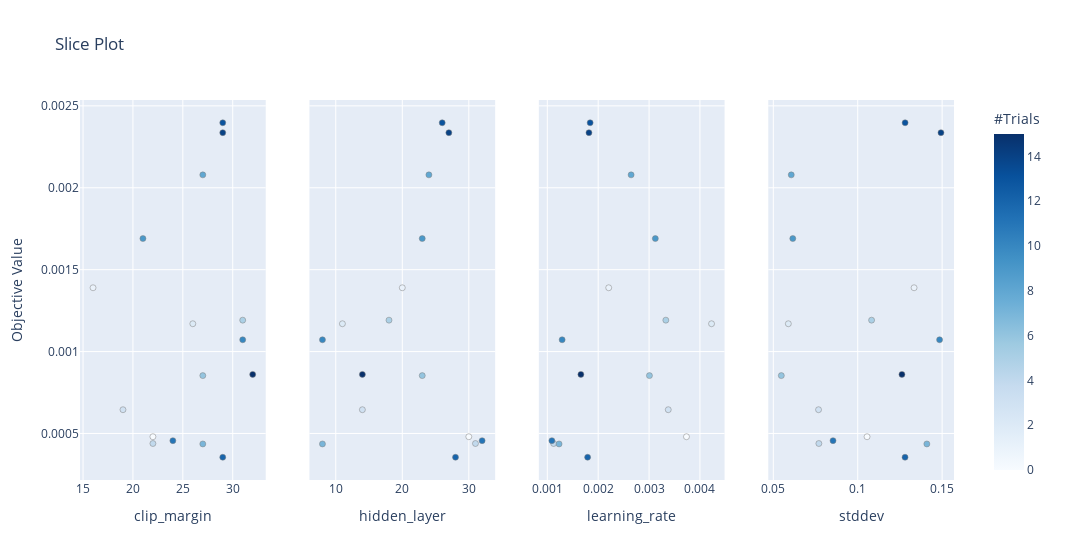

The notebook cell this image was saved under:
### Code cell
optuna.visualization.plot_slice(study_3)

### Figure 1 — Plotly figure (JSON) as saved in the notebook; plotly's stock layout.template omitted (floating-point values rounded to 4 significant figures)
{"data": [{"marker": {"color": [0, 1, 2, 3, 4, 5, 6, 7, 8, 9, 10, 11, 12, 13, 14, 15], "colorbar": {"title": {"text": "#Trials"}, "x": 1, "xpad": 40}, "colorscale": [[0, "rgb(247,251,255)"], [0.125, "rgb(222,235,247)"], [0.25, "rgb(198,219,239)"], [0.375, "rgb(158,202,225)"], [0.5, "rgb(107,174,214)"], [0.625, "rgb(66,146,198)"], [0.75, "rgb(33,113,181)"], [0.875, "rgb(8,81,156)"], [1, "rgb(8,48,107)"]], "line": {"color": "Grey", "width": 0.5}, "showscale": true}, "mode": "markers", "showlegend": false, "type": "scatter", "x": [22, 16, 26, 19, 22, 31, 27, 27, 27, 21, 31, 24, 29, 29, 29, 32], "xaxis": "x", "y": [0.0004802, 0.001389, 0.00117, 0.0006451, 0.0004388, 0.001192, 0.0008532, 0.0004361, 0.002079, 0.00169, 0.001072, 0.0004562, 0.0003549, 0.002397, 0.002336, 0.0008607], "yaxis": "y"}, {"marker": {"color": [0, 1, 2, 3, 4, 5, 6, 7, 8, 9, 10, 11, 12, 13, 14, 15], "colorbar": {"title": {"text": "#Trials"}, "x": 1, "xpad": 40}, "colorscale": [[0, "rgb(247,251,255)"], [0.125, "rgb(222,235,247)"], [0.25, "rgb(198,219,239)"], [0.375, "rgb(158,202,225)"], [0.5, "rgb(107,174,214)"], [0.625, "rgb(66,146,198)"], [0.75, "rgb(33,113,181)"], [0.875, "rgb(8,81,156)"], [1, "rgb(8,48,107)"]], "line": {"color": "Grey", "width": 0.5}, "showscale": false}, "mode": "markers", "showlegend": false, "type": "scatter", "x": [30, 20, 11, 14, 31, 18, 23, 8, 24, 23, 8, 32, 28, 26, 27, 14], "xaxis": "x2", "y": [0.0004802, 0.001389, 0.00117, 0.0006451, 0.0004388, 0.001192, 0.0008532, 0.0004361, 0.002079, 0.00169, 0.001072, 0.0004562, 0.0003549, 0.002397, 0.002336, 0.0008607], "yaxis": "y2"}, {"marker": {"color": [0, 1, 2, 3, 4, 5, 6, 7, 8, 9, 10, 11, 12, 13, 14, 15], "colorbar": {"title": {"text": "#Trials"}, "x": 1, "xpad": 40}, "colorscale": [[0, "rgb(247,251,255)"], [0.125, "rgb(222,235,247)"], [0.25, "rgb(198,219,239)"], [0.375, "rgb(158,202,225)"], [0.5, "rgb(107,174,214)"], [0.625, "rgb(66,146,198)"], [0.75, "rgb(33,113,181)"], [0.875, "rgb(8,81,156)"], [1, "rgb(8,48,107)"]], "line": {"color": "Grey", "width": 0.5}, "showscale": false}, "mode": "markers", "showlegend": false, "type": "scatter", "x": [0.003735, 0.002207, 0.004228, 0.003377, 0.001124, 0.003329, 0.003007, 0.001231, 0.002647, 0.003123, 0.001291, 0.00109, 0.001792, 0.001842, 0.001818, 0.00166], "xaxis": "x3", "y": [0.0004802, 0.001389, 0.00117, 0.0006451, 0.0004388, 0.001192, 0.0008532, 0.0004361, 0.002079, 0.00169, 0.001072, 0.0004562, 0.0003549, 0.002397, 0.002336, 0.0008607], "yaxis": "y3"}, {"marker": {"color": [0, 1, 2, 3, 4, 5, 6, 7, 8, 9, 10, 11, 12, 13, 14, 15], "colorbar": {"title": {"text": "#Trials"}, "x": 1, "xpad": 40}, "colorscale": [[0, "rgb(247,251,255)"], [0.125, "rgb(222,235,247)"], [0.25, "rgb(198,219,239)"], [0.375, "rgb(158,202,225)"], [0.5, "rgb(107,174,214)"], [0.625, "rgb(66,146,198)"], [0.75, "rgb(33,113,181)"], [0.875, "rgb(8,81,156)"], [1, "rgb(8,48,107)"]], "line": {"color": "Grey", "width": 0.5}, "showscale": false}, "mode": "markers", "showlegend": false, "type": "scatter", "x": [0.1055, 0.1334, 0.0589, 0.07679, 0.07698, 0.1082, 0.05474, 0.1409, 0.06063, 0.06154, 0.1485, 0.08537, 0.128, 0.1281, 0.1493, 0.1262], "xaxis": "x4", "y": [0.0004802, 0.001389, 0.00117, 0.0006451, 0.0004388, 0.001192, 0.0008532, 0.0004361, 0.002079, 0.00169, 0.001072, 0.0004562, 0.0003549, 0.002397, 0.002336, 0.0008607], "yaxis": "y4"}], "layout": {"title": {"text": "Slice Plot"}, "width": 1200, "xaxis": {"anchor": "y", "domain": [0, 0.2125], "title": {"text": "clip_margin"}}, "xaxis2": {"anchor": "y2", "domain": [0.2625, 0.475], "title": {"text": "hidden_layer"}}, "xaxis3": {"anchor": "y3", "domain": [0.525, 0.7375], "title": {"text": "learning_rate"}}, "xaxis4": {"anchor": "y4", "domain": [0.7875, 1], "title": {"text": "stddev"}}, "yaxis": {"anchor": "x", "domain": [0, 1], "title": {"text": "Objective Value"}}, "yaxis2": {"anchor": "x2", "domain": [0, 1], "matches": "y", "showticklabels": false}, "yaxis3": {"anchor": "x3", "domain": [0, 1], "matches": "y", "showticklabels": false}, "yaxis4": {"anchor": "x4", "domain": [0, 1], "matches": "y", "showticklabels": false}}}
